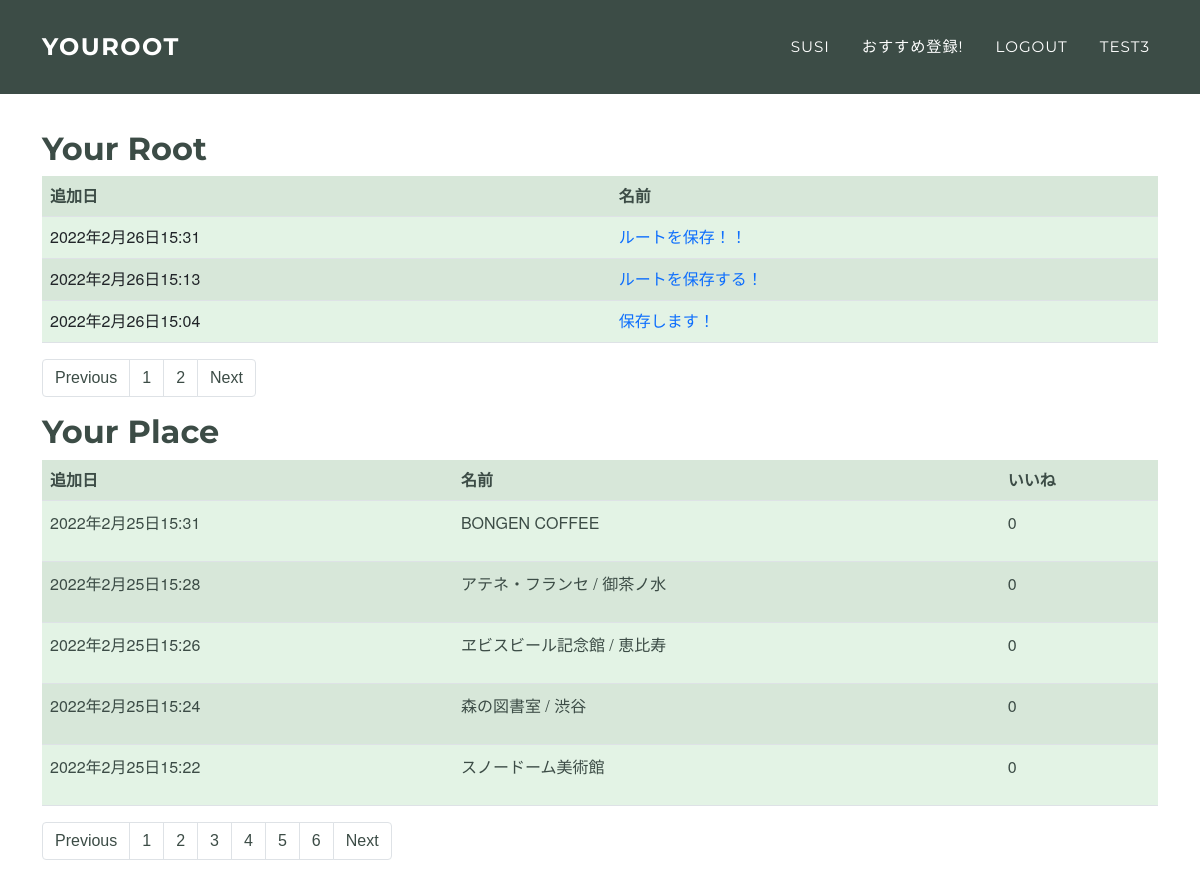
The app's page /user/1 (signed in), older data.
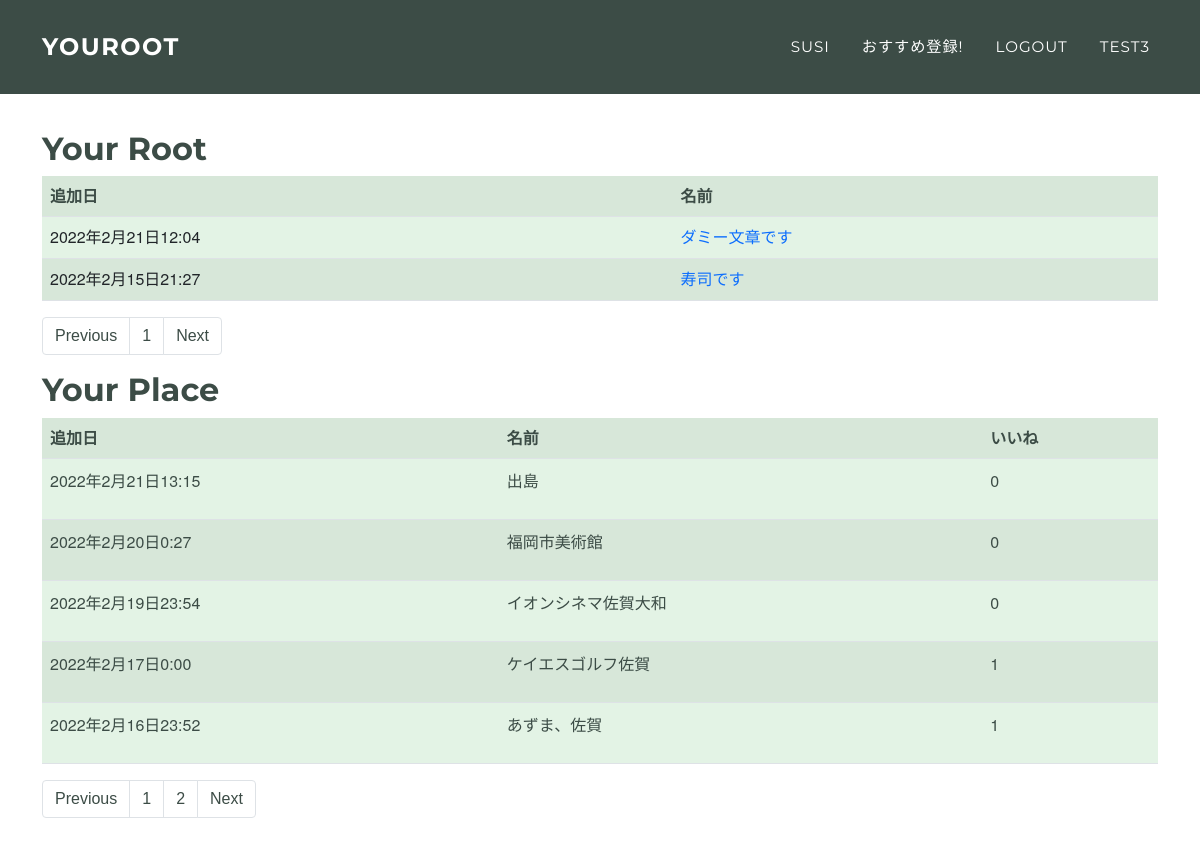
The same page, newer data.
### testRoot/models.py (models this page shows, shortened)
class KeepRoot(models.Model):
    name = models.CharField(max_length=255)
    first = models.ForeignKey(TypeOfPlace, on_delete=models.CASCADE, null=True,related_name='first')
    second = models.ForeignKey(TypeOfPlace, on_delete=models.CASCADE, null=True,related_name='second')
    third = models.ForeignKey(TypeOfPlace, on_delete=models.CASCADE, null=True,related_name='third')
    author = models.ForeignKey(get_user_model(),on_delete=models.CASCADE, null=True)
    created_at = models.DateTimeField(auto_now_add=True, null=True)

class TypeOfPlace(models.Model):
    TYPE_CHOICE = (
        ('eat','ご飯'),
        ('play','遊び'),
    )
    type = models.CharField(max_length=255, choices=TYPE_CHOICE)
    name = models.CharField(max_length=255)
    atmosphere = models.ForeignKey(Atmosphere, on_delete=models.PROTECT, null=True)
    address = models.CharField(max_length=255)
    created_at = models.DateTimeField(auto_now_add=True)
    updated_at = models.DateTimeField(auto_now_add=True)
    pref = models.ForeignKey(PrefeCode, on_delete=models.PROTECT, null=True)
    city = models.CharField(max_length=255, null=True)
    ido = models.FloatField(null=True)
    keido = models.FloatField(null=True)
    image = models.ImageField(upload_to='images/', null=True)
    author = models.ForeignKey(get_user_model(),on_delete=models.CASCADE, null=True)
    good = models.IntegerField(null=True, default=0)
    comment = models.CharField(max_length=500, null=True)

### testRoot/views.py (the view)
# urls.py: path('user/<int:id>', user, name='user'),
def user(request, id):
    if request.method == 'POST':
        form = KeepRootForm(request.POST)
        if form.is_valid():
            post = form.save(commit=False)
            post.save()
            return redirect('index')
    else:
        lists = KeepRoot.objects.order_by('-created_at').filter(author=request.user)
        lists_place = TypeOfPlace.objects.order_by('-created_at').filter(author=request.user)
        p = Paginator(TypeOfPlace.objects.order_by('-created_at').filter(author=request.user), 5)
        page = request.GET.get('page')
        place = p.get_page(page)
        q = Paginator(KeepRoot.objects.order_by('-created_at').filter(author=request.user), 3)
        qpage = request.GET.get('rootPage')
        root = q.get_page(qpage)
        rangeee = list(range(root.paginator.num_pages))
        rangee = list(range(place.paginator.num_pages))
        content = {
            'lists': lists,
            'lists_place': lists_place,
            'place':place,
            'root':root,
            'rangee':rangee,
            'rangeee':rangeee,
        }
        return render(request, 'testRoot/user.html', content)

### testRoot/templates/testRoot/user.html
{% extends 'layout.html' %}
{% block content %}
<div class="container" style="margin-top: 130px;">
    <h2 style="color: #3c4c46;">Your Root</h2>
    <table class="table table-striped table-hover" style="background-color: #e3f3e5;">
        <tr>
            <th style="color: #3c4c46;">追加日</th>
            <th style="color: #3c4c46;">名前</th>
        </tr>
        {% for list in root %}
        <tr>
            <td>{{list.created_at}}</td>
            <td>
                <div class="wrapper"><a href="{% url 'detail' list.pk%}" class="effect-box">{{list.name}}</a></div>
            </td>
        </tr>
        {% endfor %}
    </table>
    <ul class="pagination">
        {% if root.has_previous %}
        <li class="page-item"><div class="wrapper"><a class="page-link effect-box pagination" href="?rootPage={{root.previous_page_number}}&page={{place.number}}">Previous</a></div></li>
        {% else %}
        <li class="page-item disable"><div class="wrapper"><a class="page-link effect-box pagination" href="?rootPage=1&page={{place.number}}">Previous</a></div></li>
        {% endif %}
        {% for i in rangeee %}
        <li class="page-item"><div class="wrapper"><a class="page-link effect-box pagination" href="?rootPage={{forloop.counter}}&page={{place.number}}">{{forloop.counter}}</a></div></li>
        {% endfor %}
        {% if root.has_next %}
        <li class="page-item"><div class="wrapper"><a class="page-link effect-box pagination" href="?rootPage={{root.next_page_number }}&page={{place.number}}">Next</a></div></li>
        {% else %}
        <li class="page-item disable"><div class="wrapper"><a class="page-link disable effect-box pagination" href="?rootPage={{root.paginator.num_pages}}&page={{place.number}}">Next</a></div></li>
        {% endif %}
    </ul>
    <h2 style="color: #3c4c46;">Your Place</h2>
    <table class="table table-striped table-hover" style="color: #3c4c46; background-color: #e3f3e5;">
        <tr>
            <th style="color: #3c4c46;">追加日</th>
            <th style="color: #3c4c46;">名前</th>
            <th style="color: #3c4c46;">いいね</th>
        </tr>
        {% for list in place %}
        <tr>
            <td style="color: #3c4c46;">
                <p>{{list.created_at}}</p>
            </td>
            <td style="color: #3c4c46;">
                <p>{{list.name}}</p>
            </td>
            <td style="color: #3c4c46;">
                <p>{{list.good}}</p>
            </td>
        </tr>
        {% endfor %}
    </table>
    <ul class="pagination">
        {% if place.has_previous %}
        <li class="page-item"><div class="wrapper"><a class="page-link effect-box pagination" href="?page={{place.previous_page_number}}&rootPage={{root.number}}">Previous</a></div></li>
        {% else %}
        <li class="page-item disable"><div class="wrapper"><a class="page-link effect-box pagination" href="?page=1&rootPage={{root.number}}">Previous</a></div></li>
        {% endif %}
        {% for i in rangee %}
        <li class="page-item"><div class="wrapper"><a class="page-link effect-box pagination" href="?page={{forloop.counter}}&rootPage={{root.number}}">{{forloop.counter}}</a></div></li>
        {% endfor %}
        {% if place.has_next %}
        <li class="page-item"><div class="wrapper"><a class="page-link effect-box pagination" href="?page={{place.next_page_number }}&rootPage={{root.number}}">Next</a></div></li>
        {% else %}
        <li class="page-item disable"><div class="wrapper"><a class="page-link disable effect-box pagination" href="?page={{place.paginator.num_pages}}&rootPage={{root.number}}">Next</a></div></li>
        {% endif %}
    </ul>
</div>
{% endblock %}

Row changes from the older to the newer data that the page shows:
removed KeepRoot: created_at "2022年2月26日15:31", name "ルートを保存！！"
removed KeepRoot: created_at "2022年2月26日15:13", name "ルートを保存する！"
removed KeepRoot: created_at "2022年2月26日15:04", name "保存します！"
removed TypeOfPlace: created_at "2022年2月25日15:31", name "BONGEN COFFEE", good "0"
removed TypeOfPlace: created_at "2022年2月25日15:28", name "アテネ・フランセ / 御茶ノ水", good "0"
removed TypeOfPlace: created_at "2022年2月25日15:26", name "ヱビスビール記念館 / 恵比寿", good "0"
removed TypeOfPlace: created_at "2022年2月25日15:24", name "森の図書室 / 渋谷", good "0"
removed TypeOfPlace: created_at "2022年2月25日15:22", name "スノードーム美術館", good "0"
now on this page (row unchanged): KeepRoot: created_at "2022年2月21日12:04", name "ダミー文章です"
now on this page (row unchanged): KeepRoot: created_at "2022年2月15日21:27", name "寿司です"
now on this page (row unchanged): TypeOfPlace: created_at "2022年2月21日13:15", name "出島", good "0"
now on this page (row unchanged): TypeOfPlace: created_at "2022年2月20日0:27", name "福岡市美術館", good "0"
now on this page (row unchanged): TypeOfPlace: created_at "2022年2月19日23:54", name "イオンシネマ佐賀大和", good "0"
now on this page (row unchanged): TypeOfPlace: created_at "2022年2月17日0:00", name "ケイエスゴルフ佐賀", good "1"
now on this page (row unchanged): TypeOfPlace: created_at "2022年2月16日23:52", name "あずま、佐賀", good "1"
Text that changed along with them:
list line gone: "2"
list line gone: "3"
list line gone: "4"
list line gone: "5"
list line gone: "6"
